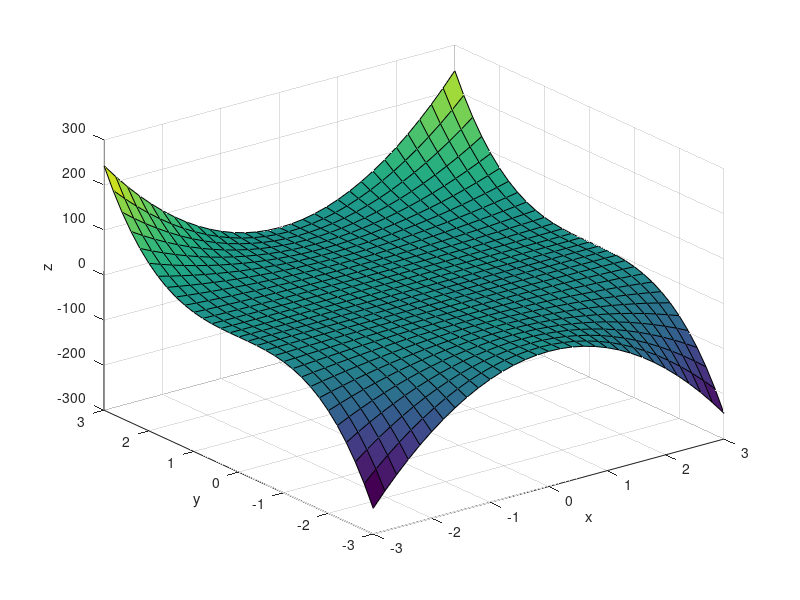

Write MATLAB code to recreate this figure.
x = -3:0.2:3;
y = x';
f = x.^2 .* y.^3;
surf(x,y,f)
xlabel('x')
ylabel('y')
zlabel('z')
[fx,fy] = gradient(f,0.2);
%%
x0 = 1;
y0 = -2;
t = (x == x0) & (y == y0);
indt = find(t);
f_grad = [fx(indt) fy(indt)]